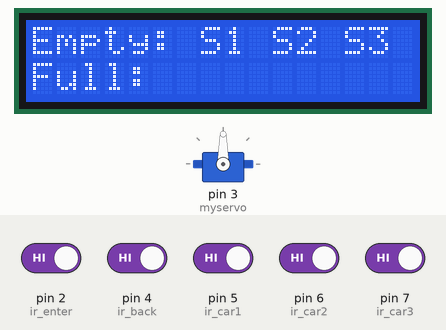
Bench run of a sketch on a simulated Arduino Uno, built with avr-gcc and run on an emulated ATmega328P. Shown: servo, 16×2 character LCD. Inputs (shaded band) come from the test bench; at power-on: pin 2 (ir_enter), pin 4 (ir_back), pin 5 (ir_car1), pin 6 (ir_car2), pin 7 (ir_car3) HIGH.

Above: at 1.2 s.
1.3 s: pin 5 (ir_car1) driven LOW
At 2.8 s:
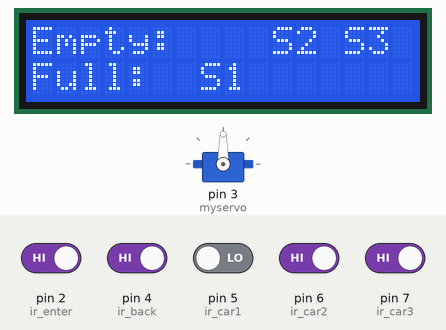
3.1 s: pin 6 (ir_car2) driven LOW
At 3.8 s:
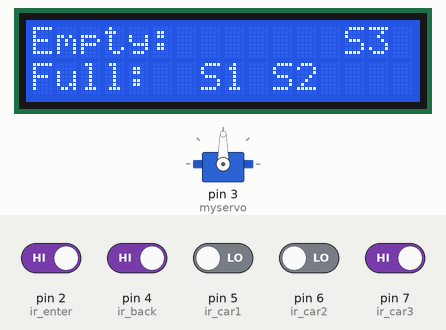
4.7 s: pin 7 (ir_car3) driven LOW
At 5.9 s:
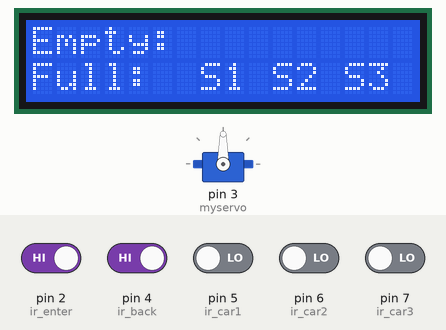
6.3 s: pin 2 (ir_enter) driven LOW
At 6.9 s:
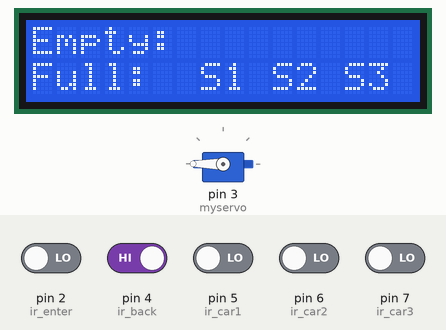
7.9 s: pin 5 (ir_car1) driven HIGH
At 9.1 s:
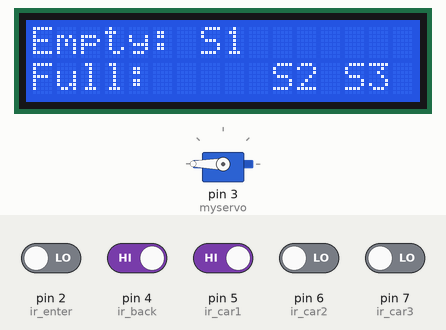
9.5 s: pin 6 (ir_car2) driven HIGH
At 10.0 s:
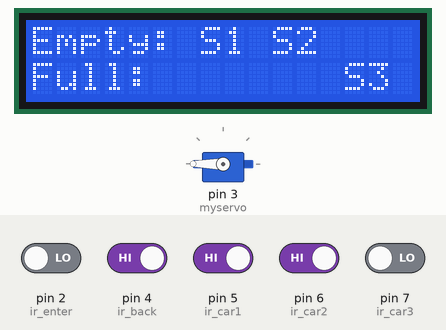
Timing chart, 0 to 12.1 s (numbered marks = the images above; inputs shaded):
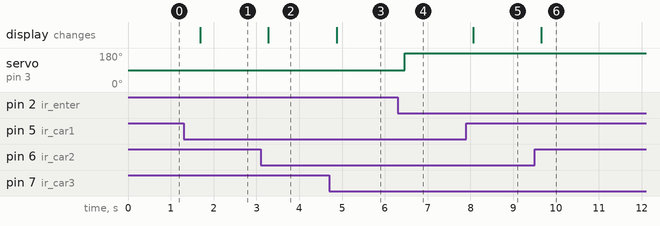

Measured:
- after the input at 1.3 s, the display: changes after 0.39 s (image 1)
- after the input at 3.1 s, the display: changes after 0.18 s (image 2)
- after the input at 4.7 s, the display: changes after 0.17 s (image 3)
- after the input at 6.3 s, servo on pin 3 (myservo): 90° → 180° after 0.17 s
- after the input at 7.9 s, the display: changes after 0.16 s (image 5)
- after the input at 9.5 s, the display: changes after 0.15 s (image 6)

The sketch:

Car_Parking_System_Using_20x4_Lcd_Display.ino
```cpp
#include <Servo.h>
#include <Wire.h>
#include <LiquidCrystal_I2C.h>

LiquidCrystal_I2C lcd(0x27, 16, 2);

Servo myservo;

#define ir_enter 2
#define ir_back  4

#define ir_car1 5
#define ir_car2 6
#define ir_car3 7

int S1 = 0, S2 = 0, S3 = 0;
int flag1 = 0, flag2 = 0;
int slot = 3;

void setup() {
  Serial.begin(9600);

  pinMode(ir_car1, INPUT);
  pinMode(ir_car2, INPUT);
  pinMode(ir_car3, INPUT);
  pinMode(ir_enter, INPUT);
  pinMode(ir_back, INPUT);

  myservo.attach(3);
  myservo.write(90);

  lcd.init();
  lcd.backlight();

  Read_Sensor();
  slot = slot - (S1 + S2 + S3);
}

void loop() {
  Read_Sensor();

  // --- Row 0: Empty slots ---
  lcd.setCursor(0, 0);
  lcd.print("Empty: ");
  if (S1 == 0) lcd.print("S1 "); else lcd.print("   ");
  if (S2 == 0) lcd.print("S2 "); else lcd.print("   ");
  if (S3 == 0) lcd.print("S3 "); else lcd.print("   ");

  // --- Row 1: Full slots ---
  lcd.setCursor(0, 1);
  lcd.print("Full:  ");
  if (S1 == 1) lcd.print("S1 "); else lcd.print("   ");
  if (S2 == 1) lcd.print("S2 "); else lcd.print("   ");
  if (S3 == 1) lcd.print("S3 "); else lcd.print("   ");

  // --- Entry Logic ---
  if (digitalRead(ir_enter) == 0 && flag1 == 0) {
    if (slot > 0) {
      flag1 = 1;
      if (flag2 == 0) {
        myservo.write(180);
        slot = slot - 1;
      }
    } else {
      lcd.setCursor(0, 0);
      lcd.print(" Parking Full!  ");
      lcd.setCursor(0, 1);
      lcd.print("                ");
      delay(1500);
    }
  }

  // --- Exit Logic ---
  if (digitalRead(ir_back) == 0 && flag2 == 0) {
    flag2 = 1;
    if (flag1 == 0) {
      myservo.write(180);
      slot = slot + 1;
    }
  }

  // --- Close Gate ---
  if (flag1 == 1 && flag2 == 1) {
    delay(1000);
    myservo.write(90);
    flag1 = 0;
    flag2 = 0;
  }

  delay(500); // slow update
}

void Read_Sensor() {
  S1 = (digitalRead(ir_car1) == 0) ? 1 : 0;
  S2 = (digitalRead(ir_car2) == 0) ? 1 : 0;
  S3 = (digitalRead(ir_car3) == 0) ? 1 : 0;
}
```
